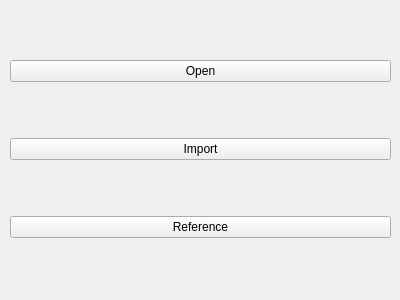
<?xml version="1.0" encoding="UTF-8"?>
<ui version="4.0">
 <class>manager</class>
 <widget class="QWidget" name="manager">
  <property name="geometry">
   <rect>
    <x>0</x>
    <y>0</y>
    <width>400</width>
    <height>300</height>
   </rect>
  </property>
  <property name="windowTitle">
   <string>Manager</string>
  </property>
  <widget class="QWidget" name="">
   <property name="geometry">
    <rect>
     <x>10</x>
     <y>10</y>
     <width>381</width>
     <height>281</height>
    </rect>
   </property>
   <layout class="QHBoxLayout" name="horizontalLayout">
    <item>
     <layout class="QVBoxLayout" name="verticalLayout">
      <item>
       <widget class="QPushButton" name="pushButton_2">
        <property name="text">
         <string>Open</string>
        </property>
       </widget>
      </item>
      <item>
       <widget class="QPushButton" name="pushButton_3">
        <property name="text">
         <string>Import</string>
        </property>
       </widget>
      </item>
      <item>
       <widget class="QPushButton" name="pushButton">
        <property name="text">
         <string>Reference</string>
        </property>
       </widget>
      </item>
     </layout>
    </item>
   </layout>
  </widget>
 </widget>
 <resources>
  <include location="icons/test.qrc"/>
 </resources>
 <connections/>
</ui>
